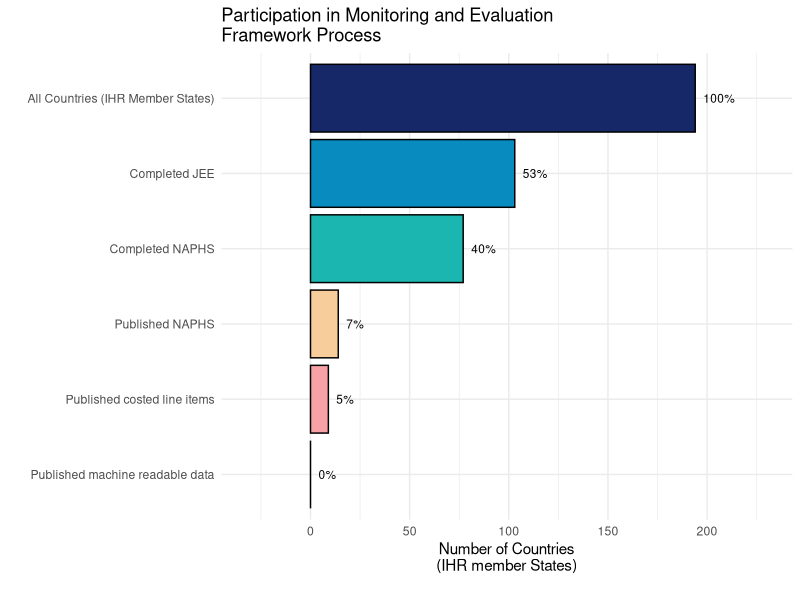
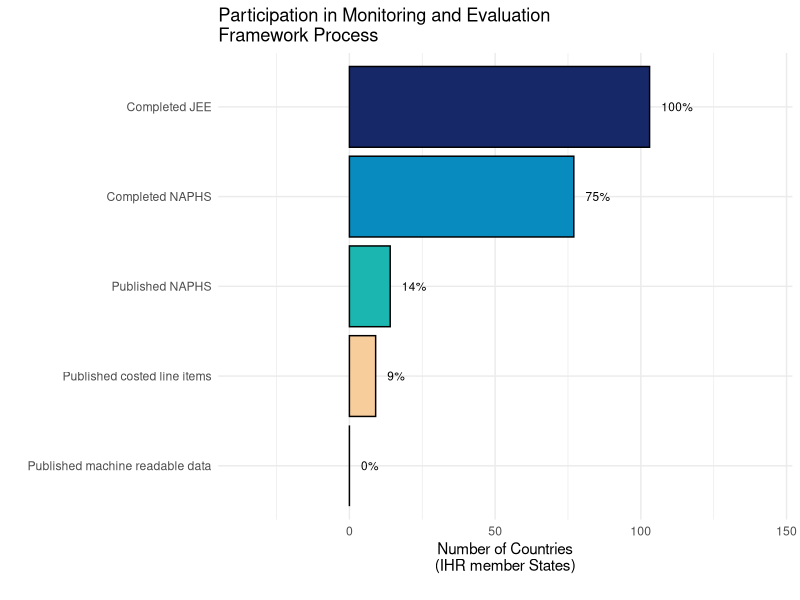
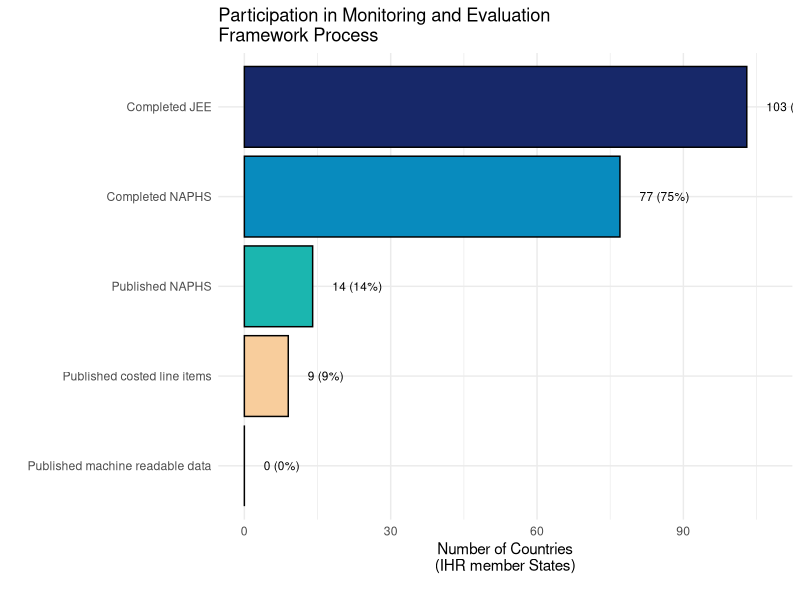
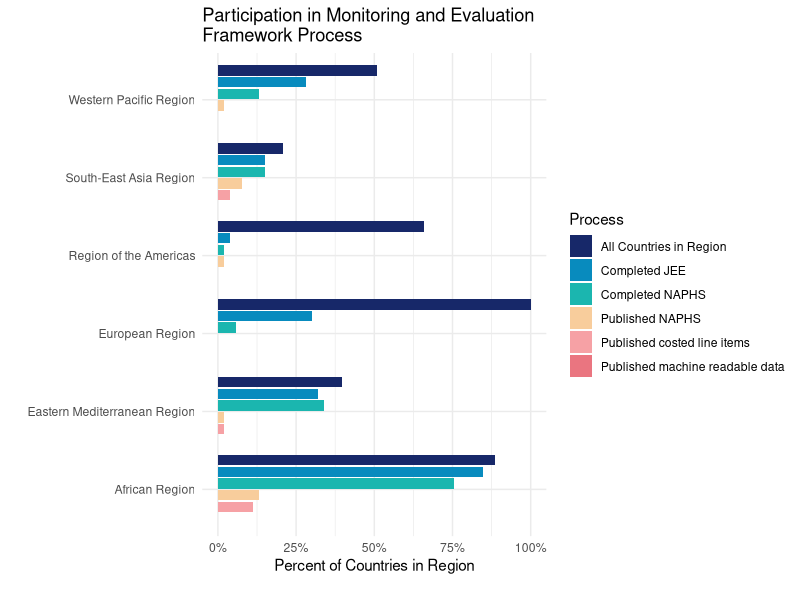
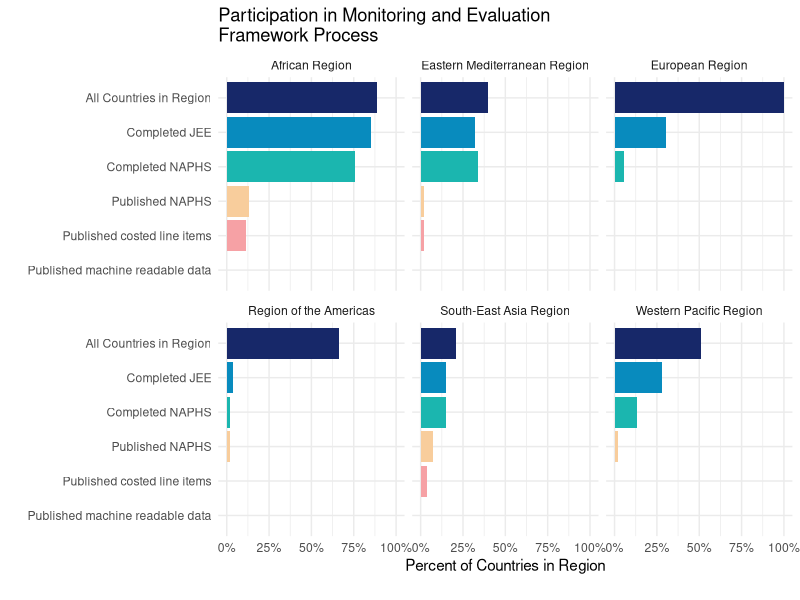
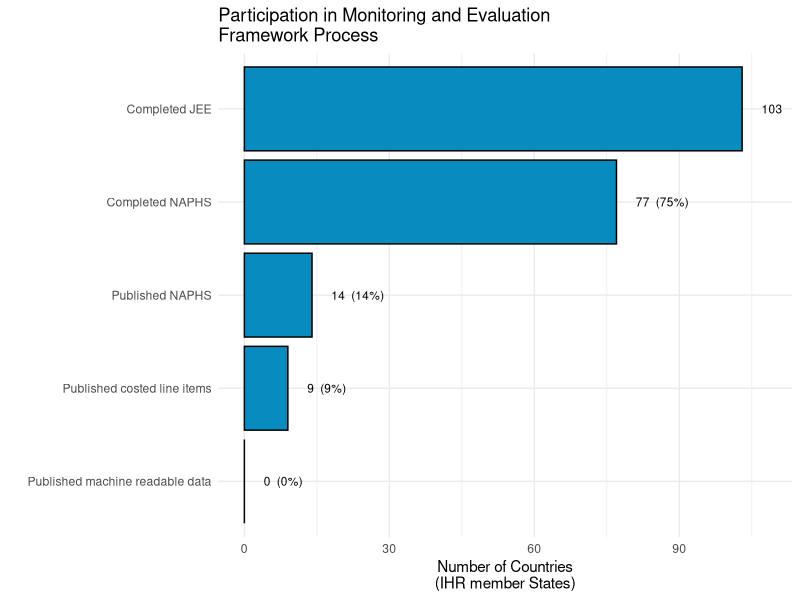

R code for these plots, in order:
#############################################
## Background ###############################
#############################################

## This script contains code to generate a simple barplot graphic
## assume working directory is set to NAPHS-data/global-summary 
## (this is also the source file location)

#############################################
## Setup ####################################
#############################################

## NOTE: if you don't already have these libraries installed, you can do so by running install.packages()
## example: install.packages("ggplot2")

## Load libraries
library(tidyverse) ## for data management
library(scales) ## for commas on axes of plots

#############################################
## Read in data #############################
#############################################

## NAPHS country data - one row per WHO member state
## Data as of 
countries <- read.delim("countries.tsv")

#############################################
## Summarize data: ##########################
## Printed summary ##########################
#############################################

## print summary info, globally
countries %>%
  summarize(total_member_states = sum(who_member_state == TRUE),
            completed_jee = sum(completed_jee == TRUE),
            completed_naphs = sum(completed_naphs == TRUE),
            published_naphs = sum(published_naphs == TRUE, na.rm = TRUE ),
            published_naphs_data = sum(naphs_includes_line_item_costs == TRUE, na.rm = TRUE),
            machine_readable_data = sum(naphs_data_machine_readable == TRUE, na.rm = TRUE))

#############################################
## Global funnel: Manuscript barplot ########
#############################################
## prior interations of this barplot included below


## from JAMA:
# "The image and case presentation should be from the same patient and must not have been published previously. 
# In some cases, additional figures may be included to accompany the answer explanations 
# (see description of additional figure(s) above). All images submitted should be high-quality .jpg or .tif files.
# Submit the original version of all image files at the highest resolution possible without labels. 
# In general, the original image file should have a minimum resolution of 350 dpi at a width of about 5 inches. 
# Do not increase the original resolution, resize, or crop the image; where applicable, we will crop to maintain 
# patient confidentiality. If any labels, arrowheads, or A/B panel indicators are desired, provide a 
# separate labeled version of the figure(s) for reference. All labels will be reformatted to journal style."

tiff("figure1.tiff", width = 5.8, height = 4, units = "in", res = 400)
countries %>%
  summarize(aggregation = "global",
            completed_jee = sum(completed_jee == TRUE),
            completed_naphs = sum(completed_naphs == TRUE),
            published_naphs = sum(published_naphs == TRUE, na.rm = TRUE ),
            published_naphs_data = sum(naphs_includes_line_item_costs == TRUE, na.rm = TRUE),
            machine_readable_data = sum(naphs_data_machine_readable == TRUE, na.rm = TRUE)) %>%
  pivot_longer(!aggregation, names_to = "metric", values_to = "count") %>%
  mutate(label = factor(
    recode(metric, 
           completed_jee = "Completed JEE",
           completed_naphs = "Completed NAPHS",
           published_naphs  = "Published NAPHS",
           published_naphs_data = "Published costed line items",
           machine_readable_data = "Published machine readable data"),
    levels = rev(c("Completed JEE", "Completed NAPHS", "Published NAPHS", "Published costed line items", "Published machine readable data")))) %>%
  mutate(pct = count/max(count)) %>% 
  ggplot(aes(x = count, y = label, fill = label)) +
  geom_bar(stat = "identity", color = "black", fill = "#088BBE") +
  geom_text(aes(label = paste(count, 
                              ifelse(pct != 1,
                                     paste(" (", round(pct*100, 0), "%)", sep = ""),
                                     paste("")))),
            hjust = 0, nudge_x = 4, size = 3) +
  ylab("") +
  xlab("Number of Countries\n(IHR member States)") +
  xlim(0, 108) +
  theme_minimal() + 
  theme(plot.caption = element_text(size = 7)) +
  ggtitle("Participation in Monitoring and Evaluation\nFramework Process")
dev.off()

#############################################
## Global funnel: barplot (v1) ##############
#############################################

countries %>%
  summarize(aggregation = "global",
            total_member_states = sum(who_member_state == TRUE),
            completed_jee = sum(completed_jee == TRUE),
            completed_naphs = sum(completed_naphs == TRUE),
            published_naphs = sum(published_naphs == TRUE, na.rm = TRUE ),
            published_naphs_data = sum(naphs_includes_line_item_costs == TRUE, na.rm = TRUE),
            machine_readable_data = sum(naphs_data_machine_readable == TRUE, na.rm = TRUE)) %>%
  pivot_longer(!aggregation, names_to = "metric", values_to = "count") %>%
  mutate(label = factor(
    recode(metric, 
           total_member_states = "All Countries (IHR Member States)",
           completed_jee = "Completed JEE",
           completed_naphs = "Completed NAPHS",
           published_naphs  = "Published NAPHS",
           published_naphs_data = "Published costed line items",
           machine_readable_data = "Published machine readable data"),
    levels = rev(c("All Countries (IHR Member States)", "Completed JEE", "Completed NAPHS", "Published NAPHS", "Published costed line items", "Published machine readable data")))) %>%
  mutate(pct = count/max(count)) %>% 
  ggplot(aes(x = count, y = label, fill = label)) +
  geom_bar(stat = "identity", color = "black") +
  geom_text(aes(label = paste(round(pct*100, 0), "%", sep = "")),
            hjust = 0, nudge_x = 4, size = 3) +
  ylab("") +
  xlab("Number of Countries\n(IHR member States)") +
  scale_x_continuous(expand = c(0, 45)) +
  scale_fill_manual(values = rev(c("#172869", "#088BBE", "#1BB6AF", "#F8CD9C", "#F6A1A5", "#EA7580")),
                    guide = guide_legend(reverse = TRUE)) + 
  labs(caption = "", fill = "Process") +
  theme_minimal() + 
  theme(plot.caption = element_text(size = 7), legend.position = "none") +
  ggtitle("Participation in Monitoring and Evaluation\nFramework Process")

#############################################
## Global funnel: barplot (v2) ##############
#############################################

countries %>%
  summarize(aggregation = "global",
            completed_jee = sum(completed_jee == TRUE),
            completed_naphs = sum(completed_naphs == TRUE),
            published_naphs = sum(published_naphs == TRUE, na.rm = TRUE ),
            published_naphs_data = sum(naphs_includes_line_item_costs == TRUE, na.rm = TRUE),
            machine_readable_data = sum(naphs_data_machine_readable == TRUE, na.rm = TRUE)) %>%
  pivot_longer(!aggregation, names_to = "metric", values_to = "count") %>%
  mutate(label = factor(
    recode(metric, 
           completed_jee = "Completed JEE",
           completed_naphs = "Completed NAPHS",
           published_naphs  = "Published NAPHS",
           published_naphs_data = "Published costed line items",
           machine_readable_data = "Published machine readable data"),
    levels = rev(c("Completed JEE", "Completed NAPHS", "Published NAPHS", "Published costed line items", "Published machine readable data")))) %>%
  mutate(pct = count/max(count)) %>% 
  ggplot(aes(x = count, y = label, fill = label)) +
  geom_bar(stat = "identity", color = "black") +
  geom_text(aes(label = paste(round(pct*100, 0), "%", sep = "")),
            hjust = 0, nudge_x = 4, size = 3) +
  ylab("") +
  xlab("Number of Countries\n(IHR member States)") +
  scale_x_continuous(expand = c(0, 45)) +
  scale_fill_manual(values = rev(c("#172869", "#088BBE", "#1BB6AF", "#F8CD9C", "#F6A1A5")),
                    guide = guide_legend(reverse = TRUE)) + 
  labs(caption = "", fill = "Process") +
  theme_minimal() + 
  theme(plot.caption = element_text(size = 7), legend.position = "none") +
  ggtitle("Participation in Monitoring and Evaluation\nFramework Process")

#############################################
## Global funnel: barplot (v3) ##############
#############################################

countries %>%
  summarize(aggregation = "global",
            completed_jee = sum(completed_jee == TRUE),
            completed_naphs = sum(completed_naphs == TRUE),
            published_naphs = sum(published_naphs == TRUE, na.rm = TRUE ),
            published_naphs_data = sum(naphs_includes_line_item_costs == TRUE, na.rm = TRUE),
            machine_readable_data = sum(naphs_data_machine_readable == TRUE, na.rm = TRUE)) %>%
  pivot_longer(!aggregation, names_to = "metric", values_to = "count") %>%
  mutate(label = factor(
    recode(metric, 
           completed_jee = "Completed JEE",
           completed_naphs = "Completed NAPHS",
           published_naphs  = "Published NAPHS",
           published_naphs_data = "Published costed line items",
           machine_readable_data = "Published machine readable data"),
    levels = rev(c("Completed JEE", "Completed NAPHS", "Published NAPHS", "Published costed line items", "Published machine readable data")))) %>%
  mutate(pct = count/max(count)) %>% 
  ggplot(aes(x = count, y = label, fill = label)) +
  geom_bar(stat = "identity", color = "black") +
  geom_text(aes(label = paste(count, " (", round(pct*100, 0), "%)", sep = "")),
            hjust = 0, nudge_x = 4, size = 3) +
  ylab("") +
  xlab("Number of Countries\n(IHR member States)") +
  scale_fill_manual(values = rev(c("#172869", "#088BBE", "#1BB6AF", "#F8CD9C", "#F6A1A5")),
                    guide = guide_legend(reverse = TRUE)) + 
  labs(caption = "", fill = "Process") +
  theme_minimal() + 
  theme(plot.caption = element_text(size = 7), legend.position = "none") +
  ggtitle("Participation in Monitoring and Evaluation\nFramework Process")

#############################################
## Funnel by region: barplot (v1) ###########
#############################################

countries %>%
  group_by(who_region) %>%
  summarize(total_member_states = sum(who_member_state == TRUE),
            completed_jee = sum(completed_jee == TRUE),
            completed_naphs = sum(completed_naphs == TRUE),
            published_naphs = sum(published_naphs == TRUE, na.rm = TRUE ),
            published_naphs_data = sum(naphs_includes_line_item_costs == TRUE, na.rm = TRUE),
            machine_readable_data = sum(naphs_data_machine_readable == TRUE, na.rm = TRUE)) %>%
  pivot_longer(!who_region, names_to = "metric", values_to = "count") %>%
  mutate(label = factor(
    recode(metric, 
           total_member_states = "All Countries in Region",
           completed_jee = "Completed JEE",
           completed_naphs = "Completed NAPHS",
           published_naphs  = "Published NAPHS",
           published_naphs_data = "Published costed line items",
           machine_readable_data = "Published machine readable data"),
    levels = rev(c("All Countries in Region", "Completed JEE", "Completed NAPHS", "Published NAPHS", "Published costed line items", "Published machine readable data")))) %>%
  mutate(pct = count/max(count)) %>%
  ggplot(aes(x = pct, y = who_region, fill = label)) +
  geom_bar(position = position_dodge2(width = 0.9, preserve = "single"), stat = "identity") +
  scale_x_continuous(labels = scales::percent) +
  xlab("Percent of Countries in Region") +
  ylab("") +
  scale_fill_manual(values = rev(c("#172869", "#088BBE", "#1BB6AF", "#F8CD9C", "#F6A1A5", "#EA7580")),
                    guide = guide_legend(reverse = TRUE)) +
  labs(caption = "", fill = "Process") +
  theme_minimal() + 
  theme(plot.caption = element_text(size = 7), legend.position = "right") +
  ggtitle("Participation in Monitoring and Evaluation\nFramework Process")

#############################################
## Funnel by region: barplot (v2) ###########
#############################################

countries %>%
  group_by(who_region) %>%
  summarize(total_member_states = sum(who_member_state == TRUE),
            completed_jee = sum(completed_jee == TRUE),
            completed_naphs = sum(completed_naphs == TRUE),
            published_naphs = sum(published_naphs == TRUE, na.rm = TRUE ),
            published_naphs_data = sum(naphs_includes_line_item_costs == TRUE, na.rm = TRUE),
            machine_readable_data = sum(naphs_data_machine_readable == TRUE, na.rm = TRUE)) %>%
  pivot_longer(!who_region, names_to = "metric", values_to = "count") %>%
  mutate(label = factor(
    recode(metric, 
           total_member_states = "All Countries in Region",
           completed_jee = "Completed JEE",
           completed_naphs = "Completed NAPHS",
           published_naphs  = "Published NAPHS",
           published_naphs_data = "Published costed line items",
           machine_readable_data = "Published machine readable data"),
    levels = rev(c("All Countries in Region", "Completed JEE", "Completed NAPHS", "Published NAPHS", "Published costed line items", "Published machine readable data")))) %>%
  mutate(pct = count/max(count)) %>%
  ggplot(aes(x = pct, y = label, fill = label, group = who_region)) +
  geom_bar(position = position_dodge2(width = 0.9, preserve = "single"), stat = "identity") +
  scale_x_continuous(labels = scales::percent) +
  xlab("Percent of Countries in Region") +
  ylab("") +
  scale_fill_manual(values = rev(c("#172869", "#088BBE", "#1BB6AF", "#F8CD9C", "#F6A1A5", "#EA7580")),
                    guide = guide_legend(reverse = TRUE)) +
  labs(caption = "", fill = "Process") +
  theme_minimal() + 
  theme(plot.caption = element_text(size = 7), legend.position = "none") +
  ggtitle("Participation in Monitoring and Evaluation\nFramework Process") +
  facet_wrap(~who_region)
